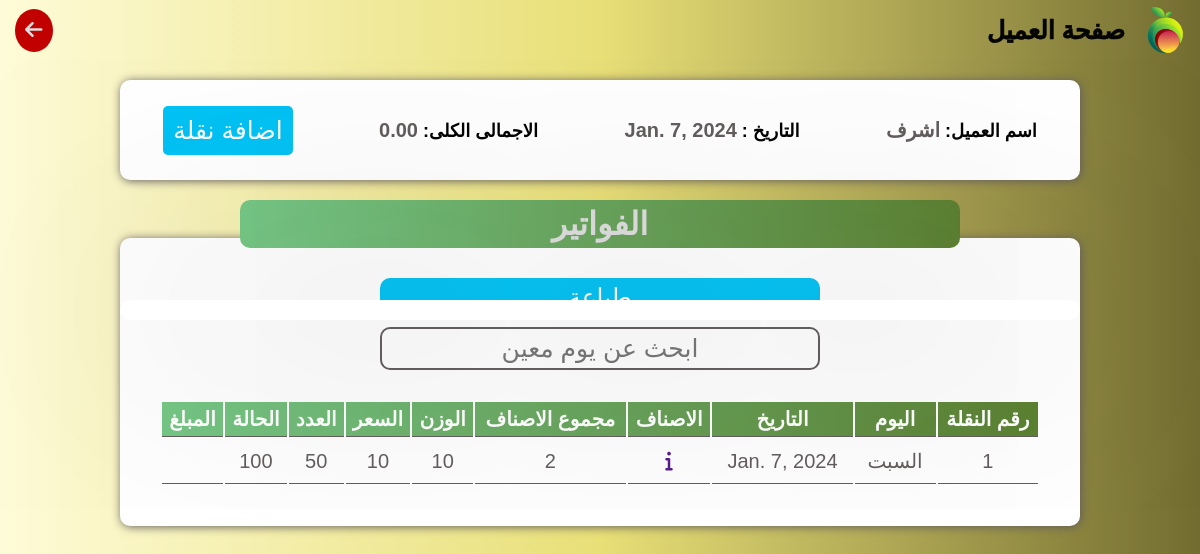
Screenshot of /supplierpage/4 with the database file from the repository.
### user/models.py (models this page shows, shortened)
class Supplier(models.Model):
    name = models.CharField(max_length=30)
    place = models.CharField(max_length=70, default='غير محدد')
    date = models.DateField(default=timezone.now().date())
    type = models.CharField(max_length=30, default='عمولة')
    his_money = models.DecimalField(max_digits=10, decimal_places=2, default=0)
    on_him_money = models.DecimalField(max_digits=10, decimal_places=2,default=0)
    total = models.DecimalField(max_digits=10, decimal_places=2, blank=True, null=True)
    num_of_containers = models.PositiveIntegerField(default=0)
    @property
    def total(self):
        return self.his_money - self.on_him_money
    @property
    def num_of_containers(self):
        return self.container_set.count()

class Container(models.Model):
    supplier = models.ForeignKey(Supplier, on_delete=models.SET_NULL, null=True)
    date = models.DateField()
    type = models.CharField(max_length=30, default='عمولة')
    num_sold_items = models.PositiveIntegerField(null=True)
    num_not_sold_items = models.PositiveIntegerField(null=True)
    @property
    def main_total_count(self):
        return self.containeritem_set.aggregate(total_count=Sum('count'))['total_count'] or 0
    @property
    def num_of_items(self):
        return self.containeritem_set.count()

### user/views.py (the view)
# urls.py: path('supplierpage/<int:id>',views.supplier_page, name='supplierpage' ),
def supplier_page(request, id):
    sup = get_object_or_404(Supplier, id=id)
    containers = sup.container_set.all()
    context = {'sup': sup, 'containers': containers}
    return render(request, 'supplierpage2.html', context)

### templates/supplierpage2.html (shortened to what this page needs)
{% load static %}
<!DOCTYPE html>
<html lang="en">
    <head>
        <link rel="stylesheet" href="https://cdnjs.cloudflare.com/ajax/libs/font-awesome/6.5.1/css/all.min.css" />
        <link rel="stylesheet" href="{% static "css/main.css" %}">
    </head>
    <body>
    <div class="window" style="display: flex;">
    </div>
    <header>
        <div class="main">
            <img src="{% static "images/logo.png" %}" alt="">
            <h1>صفحة العميل</h1>
        </div>
        <a href="#" onclick="goBack()"><i class="fa-solid fa-arrow-left"></i></a>
    </header>
    <div class="detailscon">
        <h2> اسم العميل: <span>{{sup.name}}</span></h2>
        <h2>التاريخ : <span>{{sup.date}}</span></h2>
        <h2>الاجمالى الكلى: <span>{{sup.total}}</span></h2>
        <button id="sellcar" class="sellingbtn" style="background-color: #00C2F4;">اضافة نقلة</button>
    </div>
    <div class="todayscar">
        <div class="title">
            <h1>الفواتير</h1>
        </div>
        <div class="table">
            <button class="print" id="print">طباعة</button>
            <input id="searchbar" type="text" placeholder="ابحث عن يوم معين">
            <table>
                <thead>
                    <tr>
                        <th>رقم النقلة</th>
                        <th>اليوم</th>
                        <th>التاريخ</th>
                        <th>الاصناف</th>
                        <th>مجموع الاصناف</th>
                        <th>الوزن</th>
                        <th>السعر</th>
                        <th>العدد</th>
                        <th>الحالة</th>
                        <th>المبلغ</th>
                    </tr>
                </thead>
                <tbody id="tablebody">
                    {% for container in containers %}
                    <tr>
                        <td>{{container.id}}</td>
                        <td>السبت</td>
                        <td>{{container.date}}</td>
                        <td><a href=""><i class="fa-solid fa-info"></i></a></td>
                        <td>{{container.num_of_items}}</td>
                        <td>10</td>
                        <td>10</td>
                        <td>{{container.main_total_count}}</td>
                        <td>100</td>
                        <td></td>
                    </tr>
                    {% endfor %}
                </tbody>
            </table>
        </div>
    </div>
</body>
</html>

### _project/static/css/main.css (style rules this page uses)
* { padding: 0; margin: 0; box-sizing: border-box; font-family: Arial, Helvetica, sans-serif; }
body { min-height: 100vh; display: flex; align-items: center; flex-direction: column; background: linear-gradient(270deg,#726c30,#e8df77,#FEFBD8); }
header { display: flex; justify-content: space-between; align-items: center; direction: rtl; flex-direction: row; width: 100%; z-index: 103; padding: 5px 15px; background: linear-gradient(270deg,#726c30,#e8df77,#FEFBD8); }
header a { text-decoration: none; color: #dedede; background-color: #c10000; padding: 10px; font-size: 20px; border-radius: 50%; transition: 0.5s ease; }
header h1,header h2 { font-size: 25px;color: #040404;-webkit-text-stroke:0.5px #040404; }
header div { display: flex; align-items: center; gap: 20px; color: #fff; }
header img { width: 40px; }
.window { position: absolute; top: 30%; width: 80%; height: fit-content; z-index: 101; background-color: #fff; border-radius: 20px; padding: 10px; box-shadow: 1px 1px 1000px #625D5D; display: none; justify-content: center; align-items: center; flex-direction: column; direction: rtl; }
.addnewcar,.todayscar { width: 100%; height: 100vh; display: flex; align-items:center; flex-direction: column; }
.title { width: 60%; text-align: center; background: linear-gradient(270deg,#5A8030,#74C785); padding: 5px; border-radius: 10px; color: #dedede; z-index: 100; }
.table { margin: -10px; width: 80%; display: flex; justify-content: center; align-items: center; flex-direction: column; direction: rtl; background-color: #fff; padding: 40px; border-radius: 10px; box-shadow: 1px 1px 10px #625D5D; }
.table input { width: 50%; text-align: center; font-size: 25px; padding: 5px; outline: none; border-radius: 10px; border: 2px solid #625D5D; margin-bottom: 30px; }
.table table { width: 100%; text-align: center; }
.table table th { font-size: 20px; padding: 5px; border-bottom: 1px solid #625D5D; }
.table table td { font-size: 20px; border-bottom: 1px solid #625D5D; padding: 10px; color: #625D5D; }
.todayscar .table table thead,.window table thead,.bigcon table thead { background: linear-gradient(270deg,#5A8030,#74C785); }
.todayscar .table table th,.window table th { font-size: 20px; color: #fff; padding: 5px; border-bottom: 1px solid #625D5D; }
.table table td,.window table td { font-size: 20px; border-bottom: 1px solid #625D5D; padding: 10px; color: #625D5D; }
.table table td .type,.sellingbtn { border: none; padding: 10px; font-size: 20px; color: #fff; border-radius: 5px; cursor: pointer; transition: 0.5s ease-in; background-color:#00C2F4; }
.detailscon { margin: 20px; width: 80%; min-height: 100px; background-color: #fff; box-shadow: 1px 1px 10px #625D5D; border-radius: 10px; direction: rtl; display: flex; flex-direction: row; flex-wrap: wrap; align-items: center; justify-content: space-around; }
.detailscon h2 { font-size: 18px; }
.detailscon button { border: none; font-size: 25px; background-color: transparent; cursor: pointer; }
.detailscon span { color: #625D5D; font-size: 20px; }
.print { color: #fff; background-color: #00C2F4; border: none; font-size: 25px; width: 50%; border-radius:10px ; padding: 5px 0px; margin-bottom: 10px; cursor: pointer; transition: 0.5s ease-in; }

### rows the page displays
Supplier: name "اشرف", date "Jan. 7, 2024", total "0.00"
Container: id "1", date "Jan. 7, 2024", num_of_items "2", main_total_count "50"
